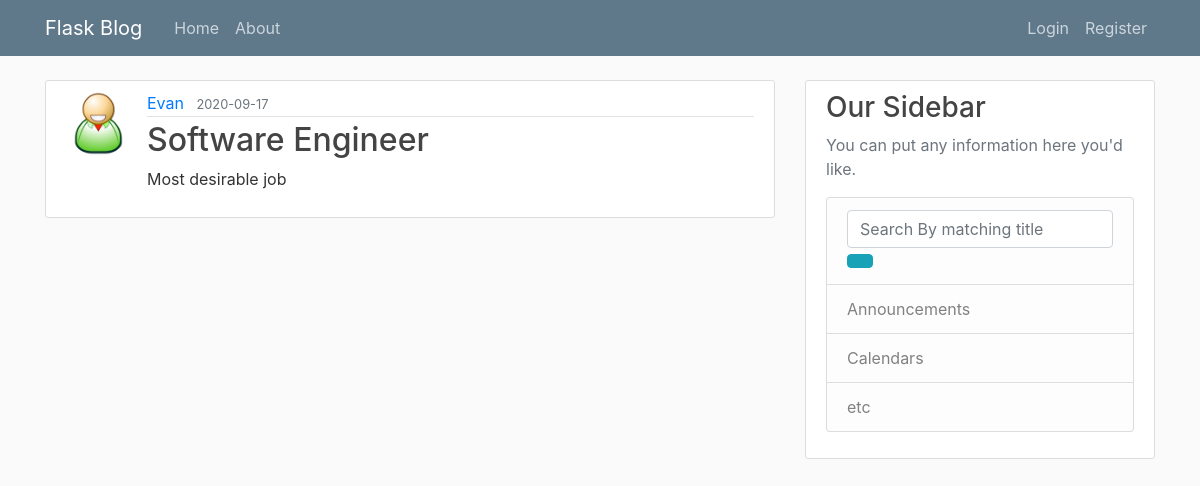
Screenshot of /post/2 with the database file from the repository.
### flaskblog/models.py (models this page shows, shortened)
class User(db.Model, UserMixin):
    id = db.Column(db.Integer, primary_key=True)
    username = db.Column(db.String(20), unique=True, nullable=False)
    email = db.Column(db.String(120), unique=True, nullable=False)
    password = db.Column(db.String(60), nullable=False)
    image_file = db.Column(db.String(20), nullable=False, default='default.jpg')
    email_confirmation_sent_on = db.Column(db.DateTime, nullable=True)
    email_confirmed = db.Column(db.Boolean, nullable=True, default=False)
    email_confirmed_on = db.Column(db.DateTime, nullable=True)
    posts = db.relationship('Post', backref='author', lazy=True)

class Post(db.Model):
    id = db.Column(db.Integer, primary_key=True)
    title = db.Column(db.String(100), nullable=False)
    date_posted = db.Column(db.DateTime, nullable=False, default=datetime.utcnow)
    content = db.Column(db.Text, nullable=False)
    user_id = db.Column(db.Integer, db.ForeignKey('user.id'), nullable=False)

### flaskblog/posts/routes.py (the view)
@posts.route("/post/<int:post_id>")
def post(post_id):
    post = Post.query.get_or_404(post_id)
    return render_template('post.html', title=post.title, post=post)

### flaskblog/templates/post.html (shortened to what this page needs)
{% extends "layout.html" %}
{%  block content %}
    <article class="media content-section">
    <img class="rounded-circle article-img" src="{{ url_for('static', filename='profile_pics/' + post.author.image_file) }}" alt="">
    <div class="media-body">
        <div class="article-metadata">
            <a class="mr-2" href="{{ url_for('users.user_posts', username=post.author.username) }}">{{ post.author.username }}</a>
            <small class="text-muted">{{ post.date_posted.strftime('%Y-%m-%d') }}</small>
        </div>
        <h2 class="article-title">{{ post.title }}</h2>
        <p class="article-content">{{ post.content }}</p>
    </div>
    </article>
{% endblock content %}

### flaskblog/static/main.css (style rules this page uses)
body { background: #fafafa; color: #333333; margin-top: 5rem; }
h1, h2, h3, h4, h5, h6 { color: #444444; }
.content-section { background: #ffffff; padding: 10px 20px; border: 1px solid #dddddd; border-radius: 3px; margin-bottom: 20px; }
.article-title { color: #444444; }
.article-content { white-space: pre-line; }
.article-img { height: 65px; width: 65px; margin-right: 16px; }
.article-metadata { padding-bottom: 1px; margin-bottom: 4px; border-bottom: 1px solid #e3e3e3; }

### rows the page displays
User: image_file (placeholder picture), author.username "Evan"
Post: date_posted "2020-09-17", title "Software Engineer", content "Most desirable job"
